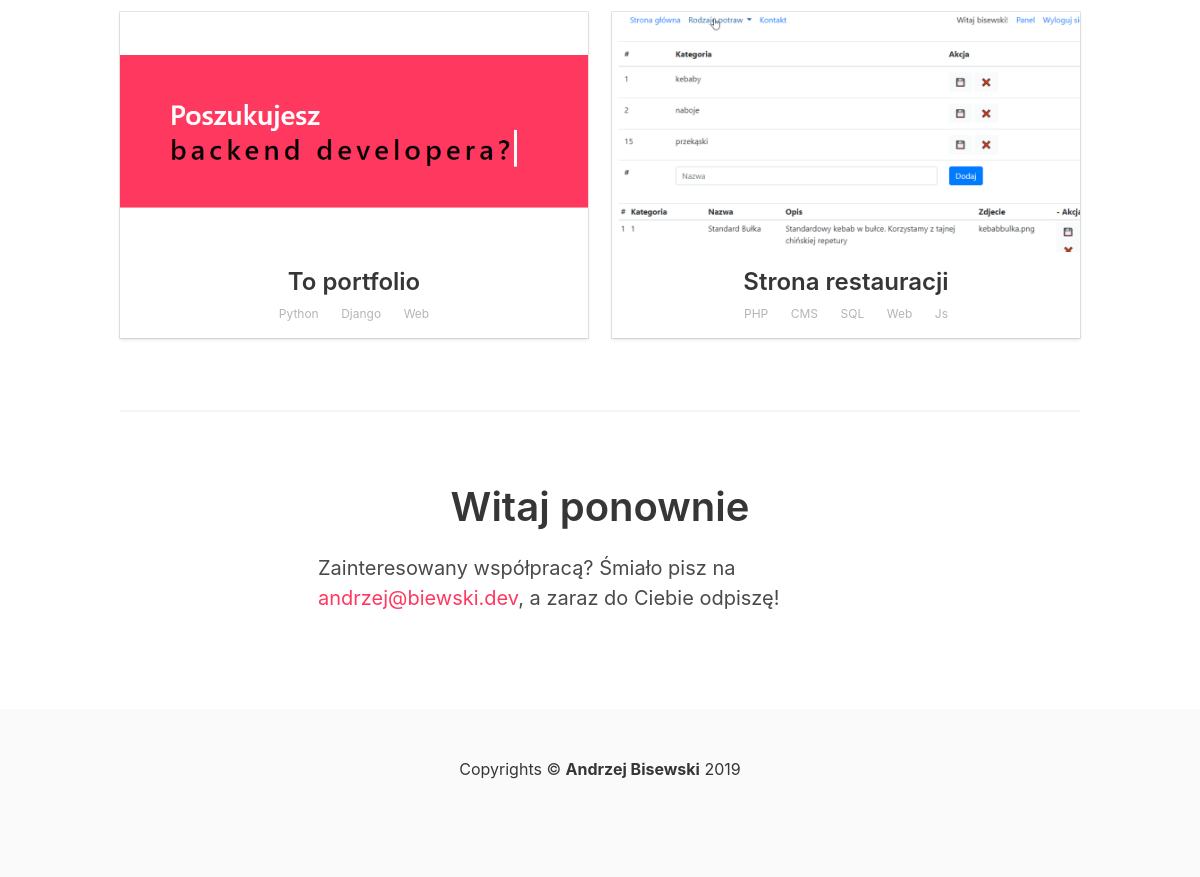
The app's page /pl/ (lower part), older data.
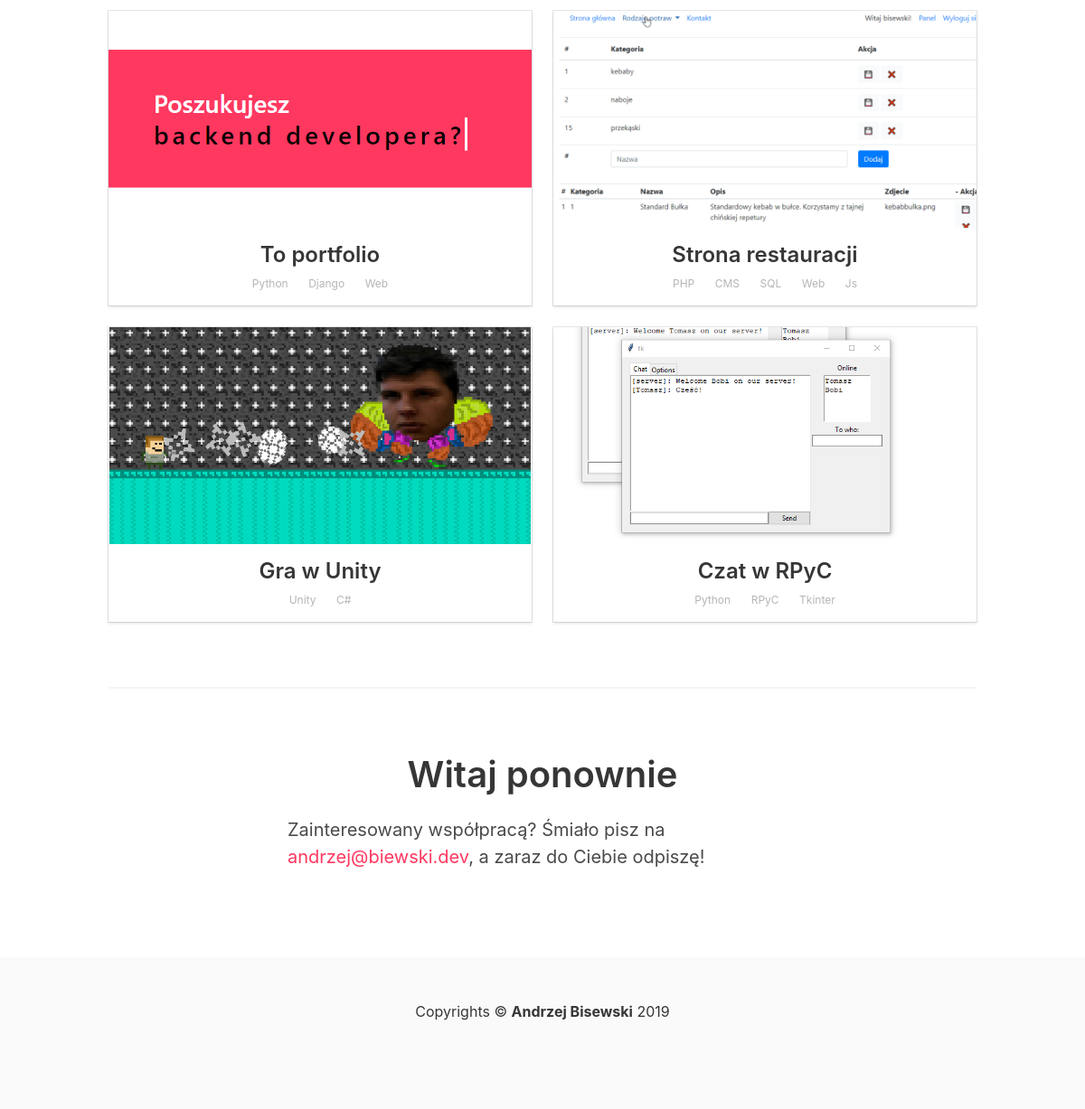
The same page, newer data.
### products/models.py (models this page shows, shortened)
class Product(models.Model):
    title = models.CharField(max_length=300)
    image = models.FilePathField(path=settings.STATICFILES_DIRS[0], match='\w+\.(gif|png)$') # upload_to='uploads/%Y/%m/%d/'
    url = models.CharField(max_length=300)
    description = models.TextField(blank=True)
    stack = models.CharField(blank=True, max_length=300)
    visible = models.BooleanField(default=True)

### pages/views.py (the view)
# urls.py: path('', home_view),
def home_view(request):
    objects = Product.objects.all()
    context = {
        'objects': objects,
        'cv_link': "cv-{}-Andrzej-Bisewski-n.pdf".format(translation.get_language()),
        'default_language': settings.LANGUAGE_CODE,
    }
    return render(request, 'home.html', context)

### products/templatetags/product_extras.py (called while the page is built)
@register.filter
def get_stack(self):
    return json.loads(self.stack)

@register.filter
def get_image(self):
    new = self.replace(os.path.join(
        settings.BASE_DIR,
        settings.STATICFILES_DIRS[0]),
        '')
    return new

@register.filter
def get_translation(text):
    languages = translation.get_language()
    start = text.find("=" + languages + '{')
    stack = 0
    end = None
    for i, letter in enumerate(text[start:]):
        if letter == '{':
            stack += 1
        if letter == "}":
            stack -= 1
            if stack == 0:
                end = start + i
                break
    if end is None:
        return text
    else:
        return text[start + len(languages) + 2:end]

### templates/home.html (shortened to what this page needs)
{% extends 'base.html' %}
{% load static %}
{% load product_extras %}
{% block content %}
{% load i18n %}
<div class="hr">
<div>
    <div class="section">
        <div class="container">
            <div class="columns">
                {% for object in objects %}
                <div class="column is-half has-text-centered ">
                    <div class="card my-item-car my-hoverable">
                        <div class="my-item">
                            <div class="my-item-under-text" style="position:relative;">
                                <a class="my-project">
                                </a>
                            </div>
                            <p>
                            <h2 class="title is-4 " style="margin-bottom:0.3rem;">
                                {{ object.title|get_translation }}
                            </h2></p>
                            <p>
                                {% for tech in object|get_stack %}
                                <span class="tag is-white has-text-grey-light">{{ tech|get_translation }}</span>
                                {% endfor %}
                            </p>
                        </div>
                    </div>
                </div>
                {% if not forloop.counter0|divisibleby:2 %}
            </div>
            <div class="columns">
                {% endif %}
                {% endfor %}
            </div>
        </div>
    </div>
</div>
<div class="hr">
    <div class="container">
        <hr>
    </div>
</div>
<section class="hero">
    <div class="hero-body">
        <div class="columns">
            <div class="column is-half is-offset-one-quarter">
                <h1 class="title is-2 has-text-centered">
                    <strong> {% trans 'Witaj ponownie' %} </strong>
                </h1>
                <p class="content is-medium">
                    {% trans 'Zainteresowany współpracą? Śmiało pisz na ' %}
                    <a class="my-red" href="mailto:andrzej@bisewski.dev" target="_blank">andrzej@biewski.dev</a>,
                    {% trans 'a zaraz do Ciebie odpiszę!' %}
                </p>
                <br>
            </div>
        </div>
    </div>
</section>
<footer class="footer ">
    <div class="content has-text-centered has-text-dark">
        <p>Copyrights © <strong>Andrzej Bisewski</strong> 2019
    </div>
</footer>
{% endblock %}

### templates/base.html (shortened to what this page needs)
{% load static from staticfiles %}
{% load i18n %}
<!DOCTYPE html>
<html>
<head>
    <link rel="stylesheet" href="{% static 'styles.css' %}">
    <link rel="stylesheet" href="{% static 'bulma.min.css' %}">
    <link rel="stylesheet" href="https://afeld.github.io/emoji-css/emoji.css">
</head>
<body>
        {% get_current_language as LANGUAGE_CODE %}
        {% get_available_languages as LANGUAGES %}
        {% get_language_info_list for LANGUAGES as languages %}
{% block content %}
{% endblock %}
</body>
</html>

### assets/styles.css (style rules this page uses)
body { font-family: 'Raleway', sans-serif; color: black; }
.my-project { margin-bottom: 1rem; height: 15rem; display: block; overflow: hidden; -webkit-transform-style: preserve-3d; -moz-transform-style: preserve-3d; transform-style: preserve-3d; }
.my-item { padding-bottom: 0.75rem; }
.my-hoverable { transition-property: box-shadow, -webkit-transform; transition-property: box-shadow, transform; transition-property: box-shadow, transform, -webkit-transform; will-change: box-shadow, transform; position: relative; transition: all .2s; }
.my-red { color: #ff3860; }

Row changes from the older to the newer data that the page shows:
added Product: title|get_translation "Gra w Unity", object "Unity" "C#"
added Product: title|get_translation "Czat w RPyC", object "Python" "RPyC" "Tkinter"
